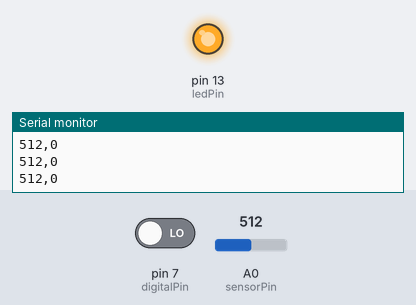
This sketch was run on a simulated Arduino Uno, built with avr-gcc and run on an emulated ATmega328P. Parts: output pins drawn as LEDs (lit = HIGH), the last lines printed to the serial monitor. The test bench sets the inputs (shaded band); at power-on: pin 7 (digitalPin) LOW, A0 (sensorPin) = 512.

Above: at 1.2 s.
1.3 s: pin 7 (digitalPin) driven HIGH
At 2.5 s:
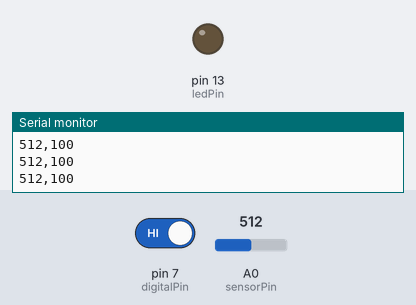
2.8 s: pin 7 (digitalPin) driven LOW
At 4.0 s:
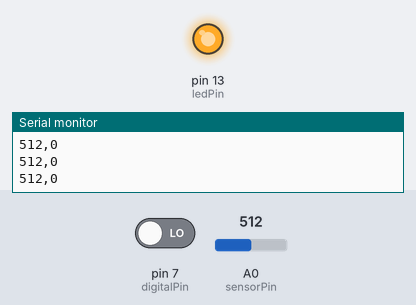
Timing chart, 0 to 5.8 s (numbered marks = the images above; inputs shaded):
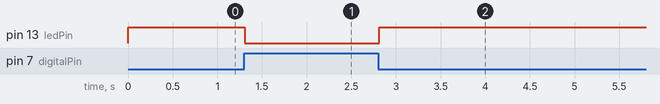

Measured:
- after the input at 1.3 s, pin 13 (ledPin): HIGH → LOW at once
- after the input at 2.8 s, pin 13 (ledPin): LOW → HIGH at once

The sketch:

Hall_effect_sensor.ino
```cpp
//Analog Hall Sensor
//using an LM393 Low Power Low Offset Voltage Dual Comparator
/*******************************
* Analog Hall Sensor     Uno R3
* A0                      A0
* D0                      7
* VCC                     5V
* GND                     GND
*******************************/

const int ledPin = 13;//the led attach to pin13
int sensorPin = A0; // select the input pin for the potentiometer
int digitalPin=7; //D0 attach to pin7

int sensorValue = 0;// variable to store the value coming from A0
boolean digitalValue=0;// variable to store the value coming from pin7

void setup()
{
  pinMode(digitalPin,INPUT);//set the state of D0 as INPUT
  pinMode(ledPin,OUTPUT);//set the state of pin13 as OUTPUT
  Serial.begin(9600); // initialize serial communications at 9600 bps

}

void loop()
{
  sensorValue = analogRead(sensorPin); //read the value of A0
  digitalValue=digitalRead(digitalPin); //read the value of D0
  //Serial.print("Sensor Value "); // print label to serial monitor
  Serial.print(sensorValue); //print the value of A0
  Serial.print(","); // print label to serial monitor
  Serial.println(digitalValue*100); //print the value of D0 in the serial
  if( digitalValue==HIGH )//if the value of D0 is HIGH
  {
    digitalWrite(ledPin,LOW);//turn off the led
  }
  if( digitalValue==LOW)//else
  {
    digitalWrite(ledPin,HIGH);//turn on the led
  }
  delay(100);//delay 200ms
}
```
